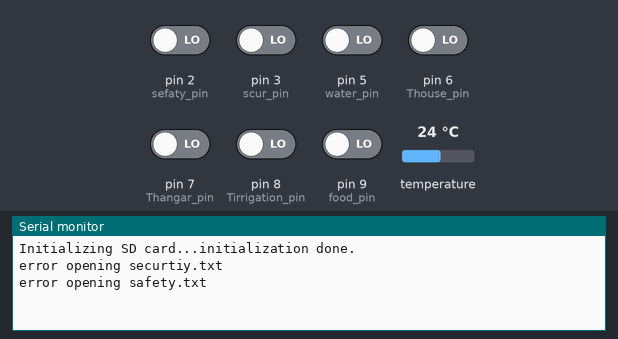
This sketch was run on a simulated Arduino Uno, built with avr-gcc and run on an emulated ATmega328P. On the bench: the last lines printed to the serial monitor. The inputs (shaded band) are chosen by the test bench; at power-on: pin 2 (sefaty_pin), pin 3 (scur_pin), pin 5 (water_pin), pin 6 (Thouse_pin), pin 7 (Thangar_pin), pin 8 (Tirrigation_pin), pin 9 (food_pin) LOW, temperature 24 °C. The local clock reads 2024-03-15 10:24:30 at power-on unless the sketch sets it; storage starts empty.

Above: at 1.3 s.
1.4 s: pin 2 (sefaty_pin) driven HIGH
At 3.1 s:
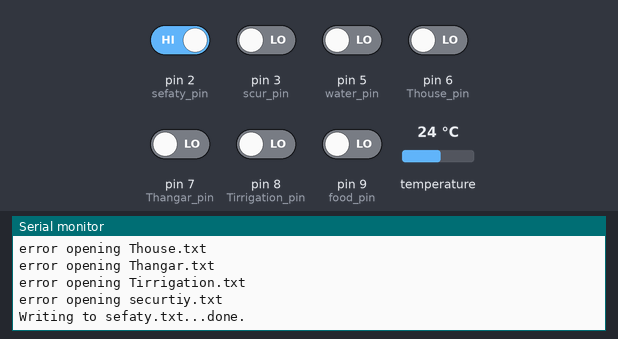
3.6 s: pin 3 (scur_pin) driven HIGH
At 5.8 s:
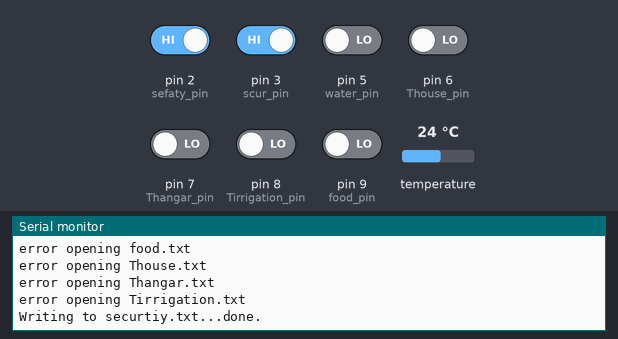

Measured:
- after the input at 1.4 s, the serial monitor: prints a new line after 1.3 s (image 1)
- after the input at 3.6 s, the serial monitor: prints a new line after 1.4 s (image 2)

The sketch:

data_base.ino
```cpp
#include <SPI.h>
#include <SD.h>
#include <Wire.h>
#include <DS3231.h>

RTClib RTC;
DS3231 Clock;

int Year;
int Month;
int Day;
int Hour;
int Minute;
int Second;
int tempC;
int interval;
int Minute_last;
bool scur_system,sefaty_system,food_system,water_system,Thouse,Thangar,Tirrigation;
File myFile_scur;
File myFile_sefaty;
File myFile_water;
File myFile_food;
File myFile_Thouse;
File myFile_Thangar;
File myFile_Tirrigation;
const uint8_t scur_pin=3;
const uint8_t sefaty_pin=2;
const uint8_t food_pin=9;
const uint8_t water_pin=5;
const uint8_t Thouse_pin=6;
const uint8_t Thangar_pin=7;
const uint8_t Tirrigation_pin=8;
void setup() {
  // put your setup code here, to run once:
 Serial.begin(9600);
 Serial.print("Initializing SD card...");

  if (!SD.begin(4)) {
    Serial.println("initialization failed!");
      }
delay(100);
  Serial.println("initialization done.");

pinMode(scur_pin,INPUT);
pinMode(sefaty_pin,INPUT);
pinMode(water_pin,INPUT);
pinMode(food_pin,INPUT);
pinMode(Thouse_pin,INPUT);
pinMode(Thangar_pin,INPUT);
pinMode(Tirrigation_pin,INPUT);
  }

void loop() {
  scur_system=digitalRead(scur_pin);
  sefaty_system=digitalRead(sefaty_pin);
  water_system=digitalRead(water_pin);
  food_system=digitalRead(food_pin);
    Thouse=digitalRead(Thouse_pin);
     Thangar=digitalRead(Thangar_pin);
        Tirrigation=digitalRead(Tirrigation_pin);
  interval = 1; //interval to write data
  DateTime now = RTC.now();
  Year = now.year();
  Month = now.month();
  Day = now.day();
  Hour = now.hour();
  Minute = now.minute();
  Second = now.second();
  tempC = Clock.getTemperature();

  if ((Minute % interval == 0)&(Minute_last!=Minute))
  {
    Minute_last = Minute;
  }

if( scur_system==true){
  myFile_scur = SD.open("securtiy.txt", FILE_WRITE);
  // if the file opened okay, write to it:
  if (myFile_scur) {
    myFile_scur.print(Year);
    myFile_scur.print("/");
    myFile_scur.print(Month);
    myFile_scur.print("/");
    myFile_scur.print(Day);
    myFile_scur.print(" ");
    myFile_scur.print(Hour);
    myFile_scur.print(":");
    myFile_scur.print(Minute);
    Serial.print("Writing to securtiy.txt...");
    myFile_scur.println(" securtiy high ");
    // close the file:
    myFile_scur.close();
    Serial.println("done.");
  }
}
  else {
    // if the file didn't open, print an error:
    Serial.println("error opening securtiy.txt");
  }
delay(1000);

if( sefaty_system==true)
{
  myFile_sefaty = SD.open("safety.txt", FILE_WRITE);
  if (myFile_sefaty) {
    myFile_sefaty.print(Year);
    myFile_sefaty.print("/");
    myFile_sefaty.print(Month);
    myFile_sefaty.print("/");
    myFile_sefaty.print(Day);
    myFile_sefaty.print(" ");
    myFile_sefaty.print(Hour);
    myFile_sefaty.print(":");
    myFile_sefaty.print(Minute);
    Serial.print("Writing to sefaty.txt...");
    myFile_sefaty.println(" safety high ");
    // close the file:
    myFile_sefaty.close();
    Serial.println("done.");
  }}
  else {
    // if the file didn't open, print an error:
    Serial.println("error opening safety.txt");
  }
  delay(500);
  if( water_system==true)
{
  myFile_water = SD.open("water.txt", FILE_WRITE);
  if (myFile_water) {
    myFile_water.print(Year);
    myFile_water.print("/");
    myFile_water.print(Month);
    myFile_water.print("/");
    myFile_water.print(Day);
    myFile_water.print(" ");
    myFile_water.print(Hour);
    myFile_water.print(":");
    myFile_water.print(Minute);
    Serial.print("Writing to water.txt...");
    myFile_water.println("water in food system is empty ");
    // close the file:
    myFile_water.close();
    Serial.println("done.");
  }
  }
  else {
    // if the file didn't open, print an error:
    Serial.println("error opening water.txt");
  }

  if( food_system==HIGH)
{
  myFile_food = SD.open("food.txt", FILE_WRITE);
  if (myFile_food) {
    myFile_food.print(Year);
    myFile_food.print("/");
    myFile_food.print(Month);
    myFile_food.print("/");
    myFile_food.print(Day);
    myFile_food.print(" ");
  myFile_food.print(Hour);
    myFile_food.print(":");
    myFile_food.print(Minute);
    Serial.print("Writing to food.txt...");
    myFile_food.println("food is empty ");
    // close the file:
    myFile_food.close();
    Serial.println("done.");
  }
  }
  else {
    // if the file didn't open, print an error:
    Serial.println("error opening food.txt");
  }
   if( Thouse==HIGH)
{
  myFile_Thouse = SD.open("Thouse.txt", FILE_WRITE);
  if (myFile_Thouse) {
    myFile_Thouse.print(Year);
    myFile_Thouse.print("/");
    myFile_Thouse.print(Month);
    myFile_Thouse.print("/");
    myFile_Thouse.print(Day);
    myFile_Thouse.print(" ");
  myFile_Thouse.print(Hour);
    myFile_Thouse.print(":");
    myFile_Thouse.print(Minute);
    Serial.print("Writing to Thouse.txt...");
    myFile_Thouse.println("house water tank is empty ");
    // close the file:
    myFile_Thouse.close();
    Serial.println("done.");
  }
  }
  else {
    // if the file didn't open, print an error:
    Serial.println("error opening Thouse.txt");
  }
   if( Thangar==HIGH)
{
  myFile_Thangar = SD.open("Thangar.txt", FILE_WRITE);
  if (myFile_Thangar) {
    myFile_Thangar.print(Year);
    myFile_Thangar.print("/");
    myFile_Thangar.print(Month);
    myFile_Thangar.print("/");
    myFile_Thangar.print(Day);
    myFile_Thangar.print(" ");
  myFile_Thangar.print(Hour);
    myFile_Thangar.print(":");
    myFile_Thangar.print(Minute);
    Serial.print("Writing to Thangar.txt...");
    myFile_Thangar.println("hangar water tank is empty ");
    // close the file:
    myFile_Thangar.close();
    Serial.println("done.");
  }
  }
  else {
    // if the file didn't open, print an error:
    Serial.println("error opening Thangar.txt");
  }
     if( Tirrigation==HIGH)
{
  myFile_Tirrigation = SD.open("Tirrigation.txt", FILE_WRITE);
  if (myFile_Tirrigation) {
    myFile_Tirrigation.print(Year);
    myFile_Tirrigation.print("/");
    myFile_Tirrigation.print(Month);
    myFile_Tirrigation.print("/");
    myFile_Tirrigation.print(Day);
    myFile_Tirrigation.print(" ");
  myFile_Tirrigation.print(Hour);
    myFile_Tirrigation.print(":");
    myFile_Tirrigation.print(Minute);
    Serial.print("Writing to Thangar.txt...");
    myFile_Tirrigation.println("irrigation water tank is empty ");
    // close the file:
    myFile_Tirrigation.close();
    Serial.println("done.");
  }
  }
  else {
    // if the file didn't open, print an error:
    Serial.println("error opening Tirrigation.txt");
  }
}
```
